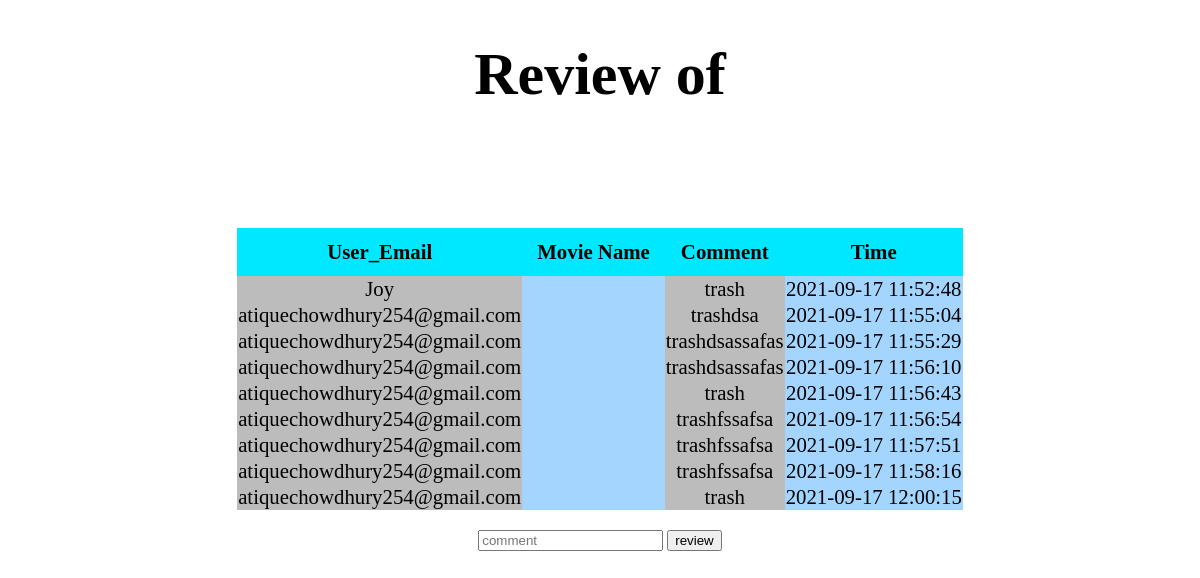
/review.php, run on the app's committed database.
### tables this page shows
CREATE TABLE `review` (
  `ID` int(11) NOT NULL,
  `User_Email` varchar(100) NOT NULL,
  `Movie_name` varchar(100) NOT NULL,
  `Comment` longtext NOT NULL,
  `Time` timestamp NOT NULL DEFAULT current_timestamp()
);

### review.php (the view, shortened to what this page needs)
<!DOCTYPE html>
<html lang="en" dir="ltr">
  <head>
    <link rel="stylesheet" href="./pviewmovie.css">
  </head>
  <body>
    <h1>Review of
    <?php echo $_GET['name'] ?></h1>
    <table class="motable">
      <thead>
        <tr>
          <th>User_Email</th>
          <th>Movie Name</th>
          <th>Comment</th>
          <th>Time</th>
        </tr>
      </thead>
<?php
include("connect.php");
$mname=$_GET['name'];
$view_review="select * from review where Movie_name ='$mname'";
$view_query = mysqli_query($conn, $view_review);
while ($rows=mysqli_fetch_array($view_query)) {
  $user_email = $rows[1];
  $movie_name = $rows[2];
  $movie_comment = $rows[3];
  $time = $rows[4];
 ?>
 <tbody>
   <tr>
     <td><?php echo $user_email  ?></td>
     <td><?php echo $movie_name ?></td>
     <td><?php echo $movie_comment ?></td>
     <td><?php echo $time ?></td>
   </tr>
 </tbody>
<?php } ?>
    </table>
    <center>
    <form action="insert_review.php?name=<?php echo $movie_name?>" method="post">
      <input type="text" name="comment" placeholder="comment">
      <input type="submit" name="review" value="review">
    </form>
  </center>
  </body>
</html>

### pviewmovie.css (style rules this page uses)
h1 { color: black; text-align: center; font-size: 60px; }
.motable { margin: center; margin-top: 10%; margin-right: auto; margin-left: auto; margin-bottom: 20px; border-collapse: collapse; font-size: 1.3em; min-width: 400px; }
.motable thead tr { background-color: #00E8FF; color: black; text-align: center; }
.motable tbody tr { text-align: center; }
.motable th, .motable tr { padding: 12px 15px; }
.motable td:nth-child(2n+1) { background-color: #BCBCBC; }
.motable td:nth-child(2n+2) { background-color: #A3D5FF; }

### data on the page
review: User_Email "Joy", Comment "trash", Time "2021-09-17 11:52:48"
review: User_Email "atiquechowdhury254@gmail.com", Comment "trashdsa", Time "2021-09-17 11:55:04"
review: User_Email "atiquechowdhury254@gmail.com", Comment "trashdsassafas", Time "2021-09-17 11:55:29"
review: User_Email "atiquechowdhury254@gmail.com", Comment "trashdsassafas", Time "2021-09-17 11:56:10"
review: User_Email "atiquechowdhury254@gmail.com", Comment "trash", Time "2021-09-17 11:56:43"
review: User_Email "atiquechowdhury254@gmail.com", Comment "trashfssafsa", Time "2021-09-17 11:56:54"
review: User_Email "atiquechowdhury254@gmail.com", Comment "trashfssafsa", Time "2021-09-17 11:57:51"
review: User_Email "atiquechowdhury254@gmail.com", Comment "trashfssafsa", Time "2021-09-17 11:58:16"
review: User_Email "atiquechowdhury254@gmail.com", Comment "trash", Time "2021-09-17 12:00:15"
